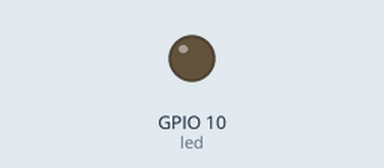
This program was run on a simulated ESP32 board running MicroPython. Shown: output pins drawn as LEDs (lit = HIGH).

Above: at 0.15 s.
Timing chart, 0 to 1.6 s (numbered marks = the images above):
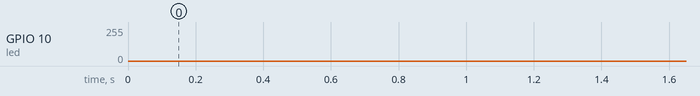

The program:

main.py
```python
from machine import Pin,PWM
import time

led = PWM(Pin(10))
led.freq(1000)

while True:
    for i in range(0,1023):
        led.duty(i)
        time.sleep_ms(1)
    for i in range(1023,0,-1):
        led.duty(i)
        time.sleep_ms(1)
```
